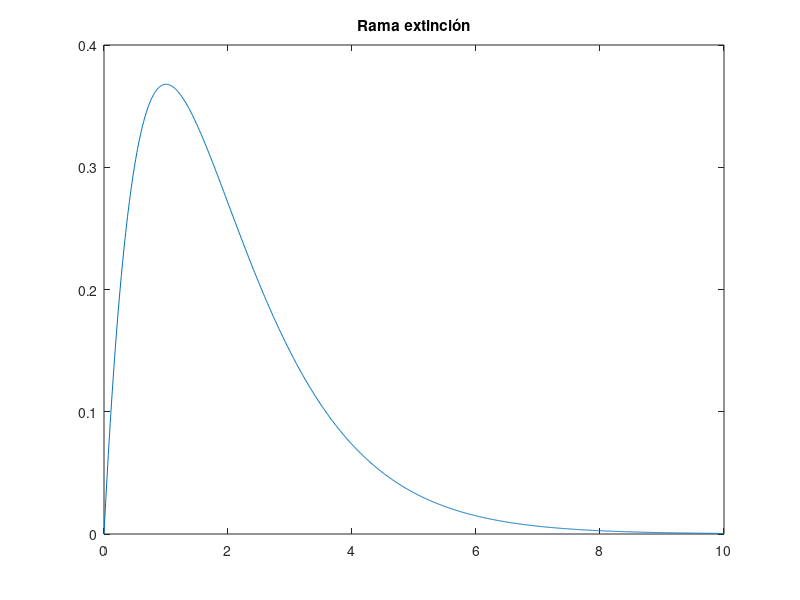

The MATLAB source for this figure: (Note: this script raises an error after producing the figure.)
%Reactorabierto
f=@(theta) theta.*exp(-theta);
f1=@(theta) exp(-theta).*(1-theta);
Thetai=0:0.01:10;
deltai=f(Thetai);
plot(Thetai,deltai);
title('Rama ignición')


%4.2

g=@(x) 1./x.*exp(x);
g1=@(x) exp(x)./x -exp(x)./x.^2;
Thetae=0:0.01:10;
deltae=f(Thetae);
plot(Thetae,deltai);
title('Rama extinción')


%5
h=@(x) x./(1-x).*exp(-beta*q*x./(1+q*x));
Theta=0:0.01:10;
q=6;
beta=0;
Da=h(Theta);
semilogx(Da,Theta);
title('Dac (q=6, beta=80)') 
% beta=20;
% Da=h(Theta);
% plot(Theta,Da);
% beta=40;
% Da=h(Theta);
% plot(Theta,Da);
% beta=80;
% Da=h(Theta);
% plot(Theta,Da);
% hold off